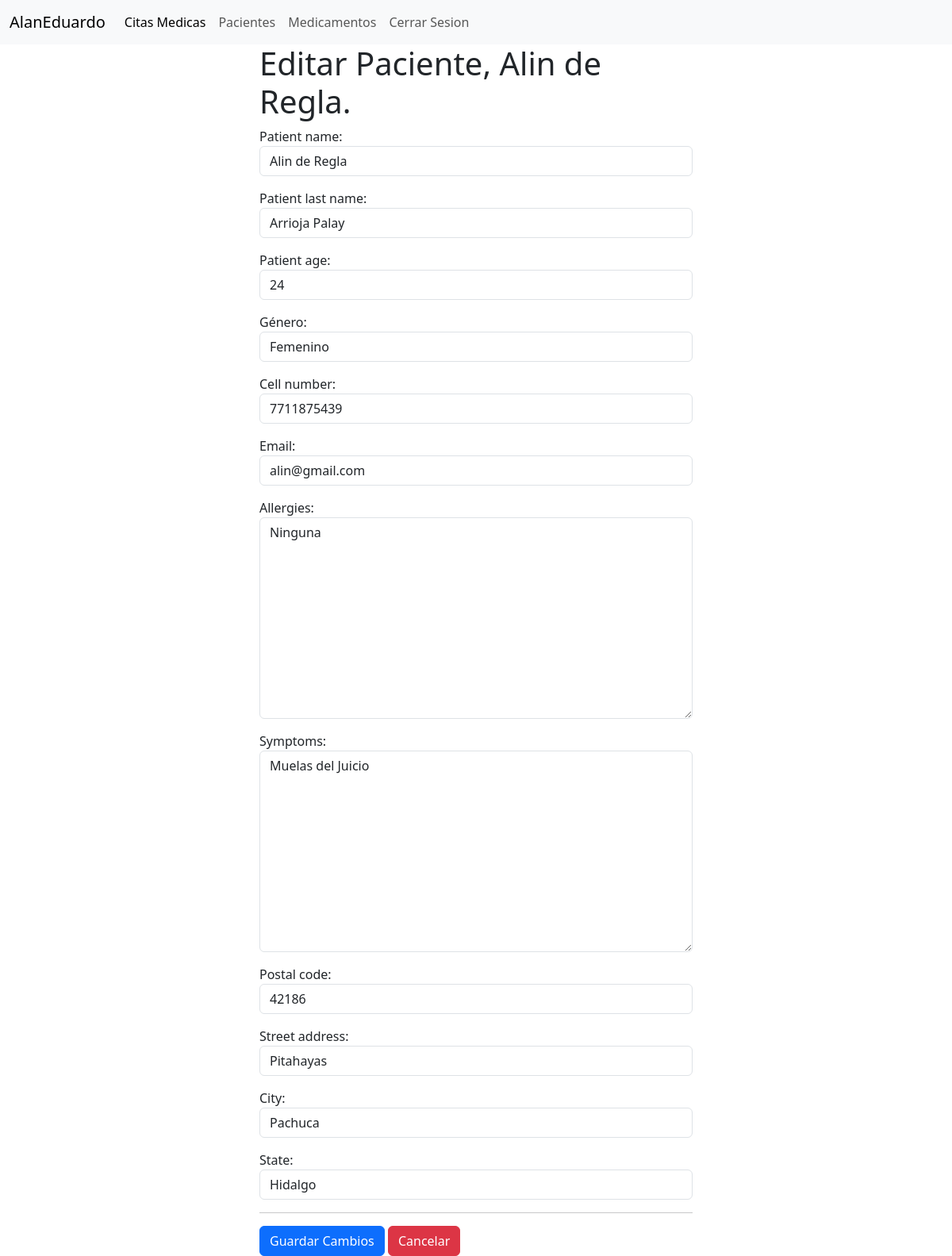
The page /editar_paciente/1/ (signed in) on the database its author committed.
### register/models.py (models this page shows, shortened)
class User(AbstractUser):
    id_user = models.AutoField(primary_key=True, verbose_name="ID del Usuario")
    username = models.CharField(unique=True, max_length=255, verbose_name="Nombre de Usuario")
    name = models.CharField(max_length=255, verbose_name="Nombre")
    last_name = models.CharField(max_length=255, verbose_name="Apellido")
    age = models.IntegerField(verbose_name="Edad")
    cell_number = models.CharField(unique=True, max_length=10, verbose_name="Telefono Celular")
    email = models.EmailField(unique=True, verbose_name="Correo Electronico")
    password = models.CharField(max_length=130)
    administrator_profile = models.BooleanField(default=False, verbose_name="Perfil Administrador")
    created = models.DateTimeField(auto_now_add=True, verbose_name="Fecha de Creacion")
    updated = models.DateTimeField(auto_now=True, verbose_name="Fecha de Actualizacion")
    class Meta:
        verbose_name = "usuario"
        verbose_name_plural = "usuarios"
        ordering = ["-created"] # Campo de ordenamiento par nuestros registros. Del mas nuevo al mas antiguo.

### pacientes/models.py (models this page shows, shortened)
class Patient(AbstractUser):
    id_patient = models.AutoField(primary_key=True, verbose_name="ID Paciente")
    username = None
    id_username = models.ForeignKey(User, on_delete=models.CASCADE)
    patient_name = models.CharField(max_length=255, verbose_name="Nombre Paciente")
    patient_last_name = models.CharField(max_length=255, verbose_name="Apellido Paciente")
    patient_age = models.IntegerField(verbose_name="Edad")
    gender_choices = [
    ('M', 'Masculino'),
    ('F', 'Femenino'),
    ('O', 'Otro'),
    ]
    gender = models.CharField(max_length=1, choices=gender_choices, verbose_name="Género")
    cell_number = models.CharField(unique=True, max_length=10, verbose_name="Telefono Celular")
    email = models.EmailField(unique=True, verbose_name="Correo Electronico")
    allergies = models.TextField(max_length=500, verbose_name="Alergias")
    symptoms = models.TextField(max_length=500, verbose_name="Síntomas")
    street_address = models.CharField(max_length=255, verbose_name="Dirección")
    city = models.CharField(max_length=255, verbose_name="Ciudad")
    state = models.CharField(max_length=255, verbose_name="Estado")
    postal_code = models.CharField(max_length=10, verbose_name="Código Postal")
    created = models.DateTimeField(auto_now_add=True, verbose_name="Fecha de Creacion")
    updated = models.DateTimeField(auto_now=True, verbose_name="Fecha de Actualizacion")
    groups = models.ManyToManyField(
        "auth.Group",
        blank=True,
        related_name="patients_group"  # Cambia esto a un nombre que prefieras
    )
    user_permissions = models.ManyToManyField(
        "auth.Permission",
        blank=True,
        related_name="patients_permissions"  # Cambia esto a un nombre que prefieras
    )
    class Meta:
        verbose_name = "paciente"
        verbose_name_plural = "pacientes"
        ordering = ["-created"] # Campo de ordenamiento par nuestros registros. Del mas nuevo al mas antiguo.

### pacientes/views.py (the view)
# urls.py: path('editar_paciente/<int:id_patient>/', views_pacientes.edit_patient, name='edit_patient'),
@login_required  # ! Requerimos la sesion del usuario.
def edit_patient(request, id_patient):
    error_message = None
    patient = None
    if request.method == 'POST':
        form = FormPatient(request.POST)
        if form.is_valid():
            patient_name = form.cleaned_data['patient_name']
            patient_last_name = form.cleaned_data['patient_last_name']
            patient_age = form.cleaned_data['patient_age']
            gender = form.cleaned_data['gender']
            cell_number = form.cleaned_data['cell_number']
            email = form.cleaned_data['email']
            allergies = form.cleaned_data['allergies']
            symptoms = form.cleaned_data['symptoms']
            street_address = form.cleaned_data['street_address']
            city = form.cleaned_data['city']
            state = form.cleaned_data['state']
            postal_code = form.cleaned_data['postal_code']
            try:
                with transaction.atomic():
                    update_patient = Patient.objects.get(id_patient=id_patient)
                    update_patient.patient_name = patient_name
                    update_patient.patient_last_name = patient_last_name
                    update_patient.patient_age = patient_age
                    update_patient.gender = gender
                    update_patient.cell_number = cell_number
                    update_patient.email = email
                    update_patient.allergies = allergies
                    update_patient.symptoms = symptoms
                    update_patient.street_address = street_address
                    update_patient.city = city
                    update_patient.state = state
                    update_patient.postal_code = postal_code
                    update_patient.save()
            except Exception as e:
                error_message = f'Error interno al actualizar el paciente {patient_name}: {str(e)}'
            else:
                messages.success(
                    request,
                    f'Se actualizo exitosamente el paciente "{patient_name}".'
                )
                return redirect('pacientes')
        else:
            return render(request, 'pacientes/edit_patient.html', {'error_message': error_message, 'patient': patient, "form": form})
    else:
        if id_patient:
            try:
                with transaction.atomic():
                    patient = get_object_or_404(Patient, id_patient=id_patient)
            except Exception as e:
                error_message = f'El paciente con ID "{id_patient}" no fue encontrado: {str(e)}'
        else:
            error_message = 'No se proporcionó un ID de paciente válido.'
        form = FormPatient(initial={
            'patient_name': patient.patient_name,
            'patient_last_name': patient.patient_last_name,
            'patient_age': patient.patient_age,
            'gender': patient.gender,
            'cell_number': patient.cell_number,
            'email': patient.email,
            'allergies': patient.allergies,
            'symptoms': patient.symptoms,
            'street_address': patient.street_address,
            'city': patient.city,
            'state': patient.state,
            'postal_code': patient.postal_code
        })
    return render(request, 'pacientes/edit_patient.html', {'error_message': error_message, 'patient': patient, "form": form})

### pacientes/templates/pacientes/edit_patient.html (shortened to what this page needs)
{% extends 'core/base.html' %}
{% block content %}
  <div class="container">
    <div class="row justify-content-center align-items-center" style="min-height: 100vh;">
      <div class="col-md-6">
        <h1>Editar Paciente, {{ patient.patient_name }}.</h1>
        <section>
          <form method="POST">
            <div class="mb-3">
                {{ form.as_p }}
            </div>
            <hr />
            <button class="btn btn-primary" type="submit" title="Guardar Cambios">Guardar Cambios</button>
            <a href="{% url 'pacientes' %}" class="btn btn-danger" title="Cancelar">Cancelar</a>
          </form>
        </section>
      </div>
    </div>
  </div>
{% endblock %}

### core/templates/core/base.html (shortened to what this page needs)
<!DOCTYPE html>
<html lang="en">
  <head>
    <link href="https://cdn.jsdelivr.net/npm/bootstrap@5.3.2/dist/css/bootstrap.min.css" rel="stylesheet" />
  </head>
  <body>
    {% if request.path != '/login/' and request.path != '/register/' and request.path != '/agregar_paciente/' %}
      {% if user %}
        <nav class="navbar navbar-expand-lg bg-body-tertiary">
          <div class="container-fluid">
            <a class="navbar-brand" href="{% url 'index' %}">{{ user.username }}</a>
            <div class="collapse navbar-collapse" id="navbarNav">
              <ul class="navbar-nav">
                <li class="nav-item">
                  <a class="nav-link active" href="{% url 'quotes' %}">Citas Medicas</a>
                </li>
                <li class="nav-item">
                  <a class="nav-link" href="{% url 'pacientes' %}">Pacientes</a>
                </li>
                <li class="nav-item">
                  <a class="nav-link" href="{% url 'medicines' %}">Medicamentos</a>
                </li>
                <li class="nav-item">
                  <a class="nav-link" href="{% url 'logout_user' %}">Cerrar Sesion</a>
                </li>
              </ul>
            </div>
          </div>
        </nav>
      {% endif %}
    {% endif %}
    {% block content %}{% endblock %}
    {% load static %} {% comment %}Incluimos archivos estaticos.{% endcomment %}
  </body>
</html>

### rows shown on the page
User: username "AlanEduardo"
Patient: patient_name "Alin de Regla", patient_last_name "Arrioja Palay", patient_age "24", gender "Femenino", cell_number "7711875439", email "alin@gmail.com", allergies "Ninguna", symptoms "Muelas del Juicio", postal_code "42186", street_address "Pitahayas", city "Pachuca", state "Hidalgo"
